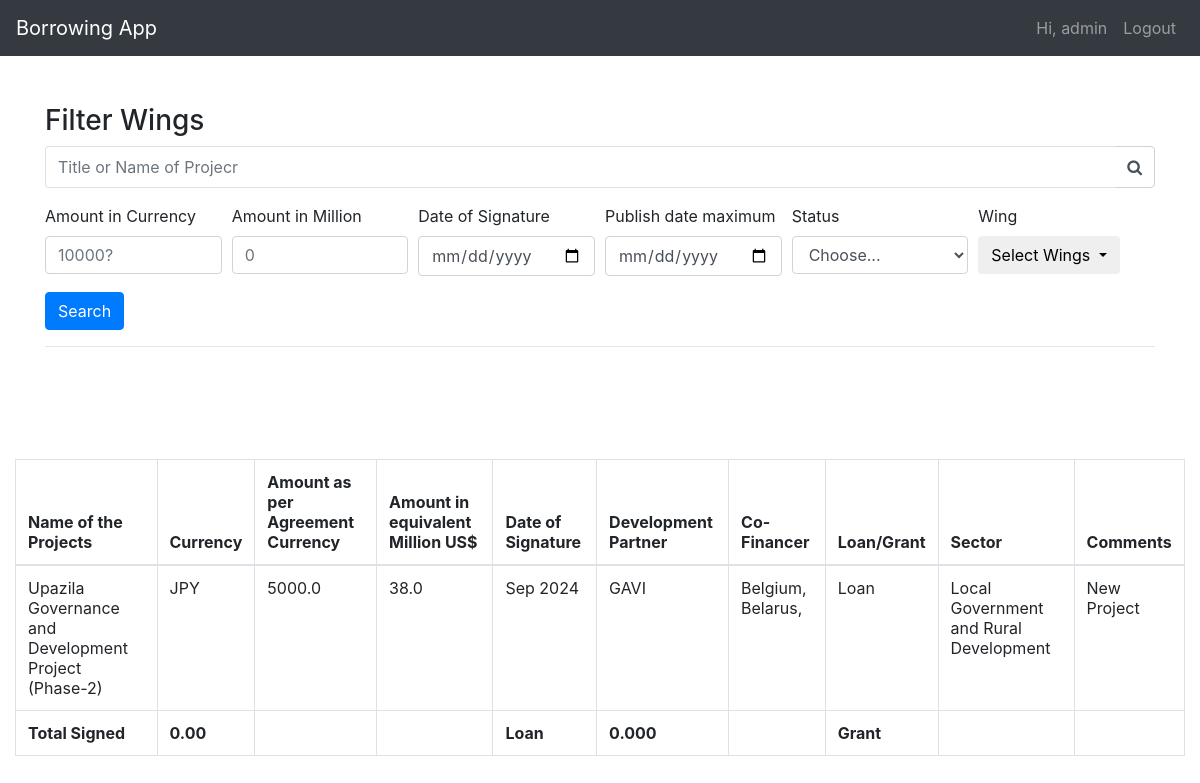
/wing/4 (signed in), run on the app's committed database.
### Wing/models.py (models this page shows, shortened)
class Wing_One(models.Model):
    wing = models.ForeignKey(User, null=True, on_delete=models.CASCADE)
    name = models.CharField(max_length=3000, null=True)
    currency = models.CharField(max_length=100, choices=CURRENCY, default='USD')
    amount_as_per_agreement_currency = models.FloatField()
    amount_in_equivalent_million_us = models.FloatField()
    date_of_signature = models.DateTimeField()
    development_partner = models.CharField(max_length=100, choices=DEV_PARTNER)
    co_financer = models.ManyToManyField(CO_FINANCER)
    loan_or_grant = models.CharField(max_length=200, choices=LOAN_GRANT, default='Loan')
    status = models.CharField(max_length=100, choices=PROPABILITY)
    sector = models.CharField(max_length=500, choices=SECTOR, default='General Public Services')
    if_loan_conditionally = models.TextField(null=True, blank=True)
    current_status = models.TextField(null=True, blank=True)
    previous_month_status = models.TextField(null=True, blank=True)
    comments = models.TextField(null=True, blank=True)
    updated = models.DateTimeField(auto_now=True)

class CO_FINANCER(models.Model):
    name = models.CharField(max_length=100, choices=DEV_PARTNER)
    def __str__(self):
        return self.name

### Wing/decorators.py (the view)
    def wrapper_func(request, *args, **kawrgs):
        group = None
        if request.user.groups.exists():
            group = request.user.groups.all()[0].name
        if group == "wings":
            return redirect('home')
        if group == "admin":
            return view_func(request, *args, **kawrgs)

### templates/wing.html (shortened to what this page needs)
{% extends 'base.html' %}
{% block content %}
<div class="container mt-5">
{% include 'wing-filter.html' %}
</div>
<br><br>
<div class="container-fluid">
  <div class="mt-5">
    <table class="table table-bordered">
      <thead>
        <tr>
          <th scope="col">Name of the Projects</th>
          <th scope="col">Currency</th>
          <th scope="col">Amount  as per Agreement Currency</th>
          <th scope="col">Amount in equivalent Million US$</th>
          <th scope="col">Date of Signature</th>
          <th scope="col">Development Partner</th>
          <th scope="col">Co-Financer</th>
          <th scope="col">Loan/Grant</th>
          <th scope="col">Sector</th>
          <th scope="col">Comments</th>
        </tr>
      </thead>
      <tbody>
        {% for obj in queryset %}
        <tr>
          <td>{{ obj.name }}</td>
          <td>{{ obj.currency }}</td>
          <td>{{ obj.amount_as_per_agreement_currency }}</td>
          <td>{{ obj.amount_in_equivalent_million_us }}</td>
          <td>{{ obj.date_of_signature|date:'M Y' }}</td>
          <td>{{ obj.development_partner }}</td>
          <td>
            {% for co in obj.co_financer.all %}
              {{ co }},
            {% endfor %}
          </td>
          <td>{{ obj.loan_or_grant }}</td>
          <td>{{ obj.sector }}</td>
          <td>{{ obj.comments }}</td>
        </tr>
        {% endfor %}
        <tr>
          <th scope="col">Total Signed</th>
          <th scope="col">0.00</th>
          <th scope="col"></th>
          <th scope="col"></th>
          <th scope="col">Loan</th>
          <th scope="col">0.000</th>
          <th></th>
          <th scope="col">Grant</th>
          <th scope="col"></th>
          <th scope="col"></th>
        </tr>
      </tbody>
    </table>
  </div>
</div>
{% endblock %}

### templates/navbar.html (shortened to what this page needs)
<nav class="navbar navbar-expand-lg navbar-dark bg-dark">
    <a class="navbar-brand" href="{% url 'home' %}">Borrowing App</a>
    <div class="collapse navbar-collapse" id="navbarSupportedContent">
      <ul class="navbar-nav ml-auto">
        {% if request.user.is_authenticated %}
          <a class="nav-link" href="">Hi, {{ request.user.username }}</a>
          <a class="nav-link" href="{% url 'logout' %}">Logout</a>
        {% else %}
        <li class="nav-item"></li>
          <a class="nav-link" href="{% url 'login' %}">Login</a>
        </li>
        {% endif %}
      </ul>
    </div>
  </nav>

### data on the page
Wing_One: name "Upazila Governance and Development Project (Phase-2)", currency "JPY", amount_as_per_agreement_currency "5000.0", amount_in_equivalent_million_us "38.0", date_of_signature "Sep 2024", development_partner "GAVI", loan_or_grant "Loan", sector "Local Government and Rural Development", comments "New Project"
CO_FINANCER: name "Belgium"
CO_FINANCER: name "Belarus"

### other printed values
{{ request.user.username }} "admin"
